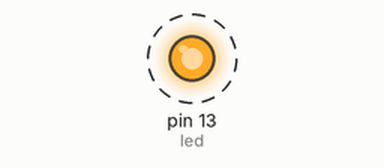
Recording of a sketch running on a simulated Arduino Uno, built with avr-gcc and run on an emulated ATmega328P. On the bench: output pins drawn as LEDs (lit = HIGH). Dashed ring = blinking.

Above: at 0.5 s.
Timing chart, 0 to 4.6 s (numbered marks = the images above):
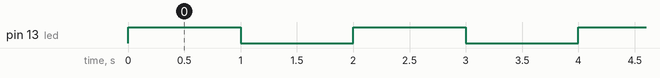

The sketch:

light-bulb.ino.ino
```cpp
#define led 13 // the pin the LED is connected to

void setup() {
  pinMode(led, OUTPUT); // Declare the LED as an output
}

void loop() {
  digitalWrite(led,HIGH); // Turn the LED on
  delay(1000);
  digitalWrite(led,LOW);
  delay(1000);
}
```

Measured:
- by itself, pin 13 (led): alternates HIGH for 1.0 s and LOW for 1.0 s
